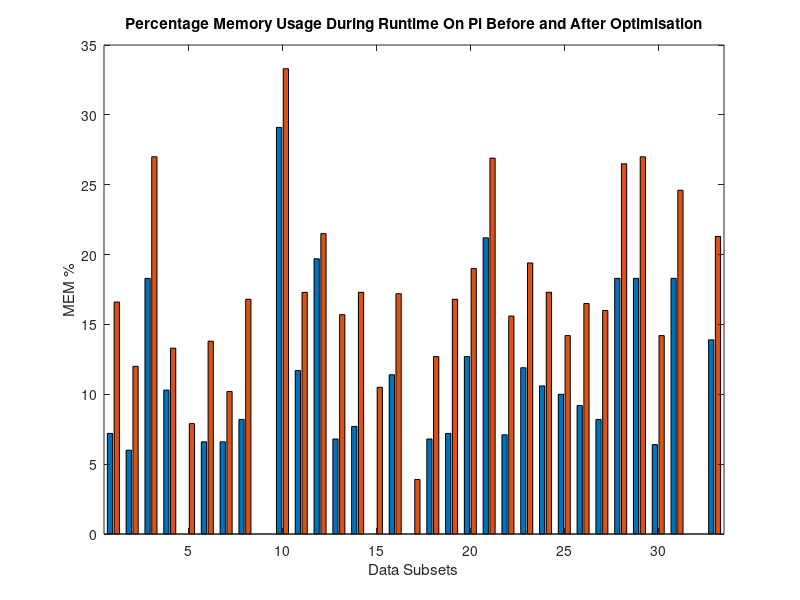

Write the MATLAB code that produced this figure. (Note: this script raises an error after producing the figure.)
load('runtime_results');

%% single variable barchart
% figure
% b = bar(num_vector, mem_all_before_opt);
% axis([0.5,33.5,0,30]);    % x-axis min, max; y-axis min, max; (no limit:=inf)
% title('Percentage Memory Usage During Runtime')
% xlabel('Data Subsets');
% ylabel('MEM %');
% b.FaceColor = 'b';
% b.EdgeColor = 'w';

%% two variable barchart
vector = zeros(33,2);
vector(:,1) = mem_all_before_opt(:);
vector(:,2) = mem_all_parallel(:);

figure
b = bar(vector);
axis([0.5,33.5,0,35]);    % x-axis min, max; y-axis min, max; (no limit:=inf)
title('Percentage Memory Usage During Runtime On Pi Before and After Optimisation')
xlabel('Data Subsets');
ylabel('MEM %');
b(1).FaceColor = 'y';
b(2).FaceColor = 'b';
b(1).EdgeColor = 'w';
b(2).EdgeColor = 'w';
l = legend('Before optimisation','Parallelisation');

%% multi variable stacked
% vector = zeros(4,33);
% vector(1,:) = runtime_all_pc(:)';
% vector(2,:) = runtime_all_before_opt(:)';
% vector(3,:) = runtime_all_threading(:)';
% vector(4,:) = runtime_all_parallelising(:,2)';

% figure
% b = bar(vector, 'stacked');
% title('Total Execution Time For Complete Dataset')
% xlabel('Data Subsets');
% ylabel('Execution Time (seconds)');
% for i=1:33
%     b(i).EdgeColor = 'w';
% end
% legend('1: PC','2: Before optimisation','3: Multi-threading','4: Parallelisation');
